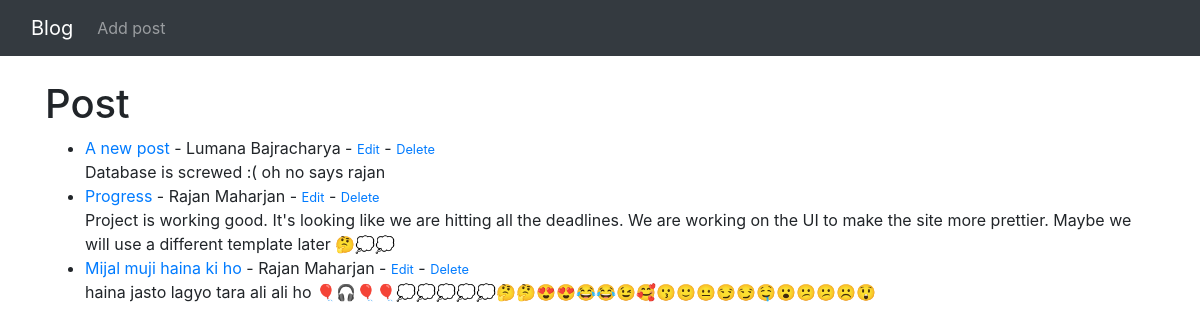
The app's page /, older data.
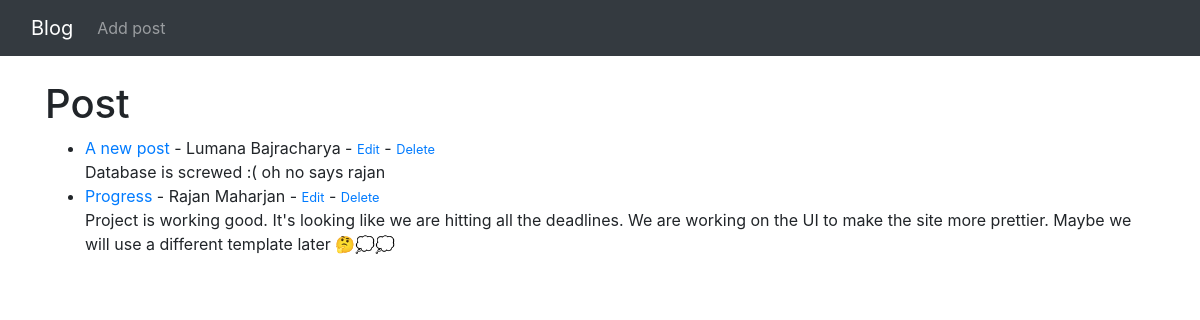
The same page, newer data.
### blog/models.py (models this page shows, shortened)
class Post(models.Model):
    title = models.CharField(max_length=225)
    title_tag = models.CharField(max_length=255)
    author = models.ForeignKey(User, on_delete=models.CASCADE)
    body = models.TextField()

### blog/views.py (the view)
# urls.py: path('', HomeView.as_view(), name='home'),
class HomeView(ListView):
    model = Post
    template_name = 'home.html'

### blog/templates/home.html
{% extends "base.html" %}
{% block content %}
<h1>Post</h1>
<ul>
    {% for post in object_list %}
    <li>
        <a href="{% url 'article-details' post.pk %}">{{ post.title }}</a>
        - {{ post.author.first_name }} {{ post.author.last_name }}
        - <small><a href="{% url 'edit-post' post.pk %}">Edit</a></small>
        - <small><a href="{% url 'delete-post' post.pk %}">Delete</a></small>
        <br>
        {{ post.body }}
    </li>
    {% endfor %}
</ul>
{% endblock content %}

Row changes from the older to the newer data that the page shows:
removed Post: title "Mijal muji haina ki ho", author.first_name "Rajan", author.last_name "Maharjan", body "haina jasto lagyo tara ali ali ho 🎈🎧🎈🎈💭💭💭💭💭🤔🤔😍😍😂😂😉🥰😗🙂😐😏😏🤤😮😕😕☹️😲"
